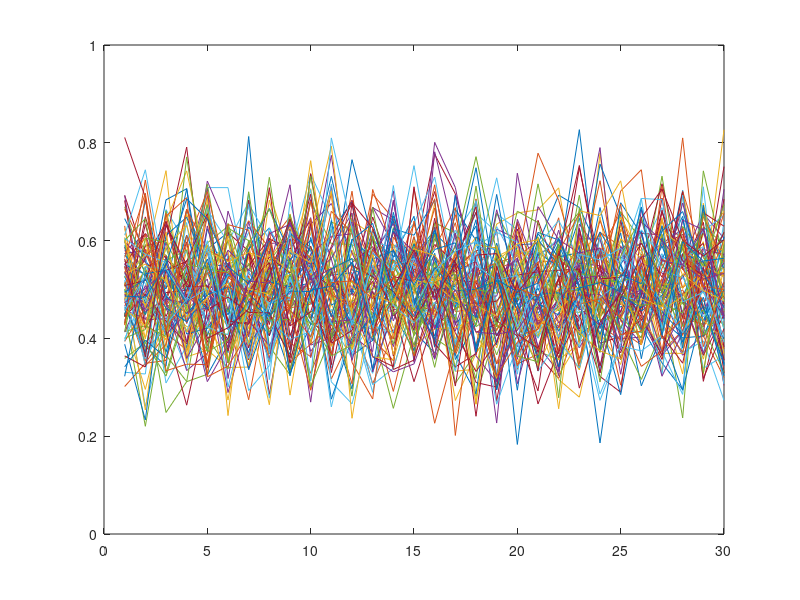
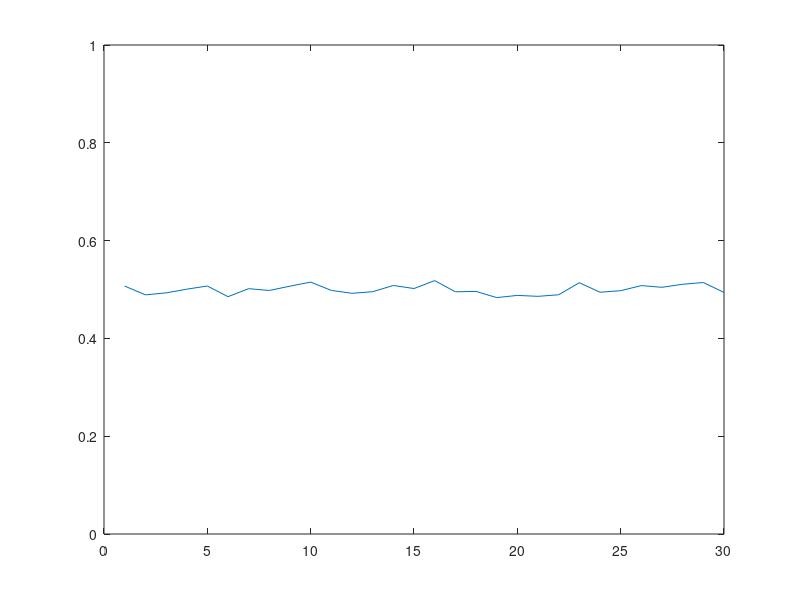

Reproduce these figures in MATLAB, in order.
% simulation
xx = randn(100,30)*0.1 + 0.5;
figure;plot(xx');ylim([0 1]);
xxMean = mean(xx,1);
figure;plot(xxMean);ylim([0 1]);


